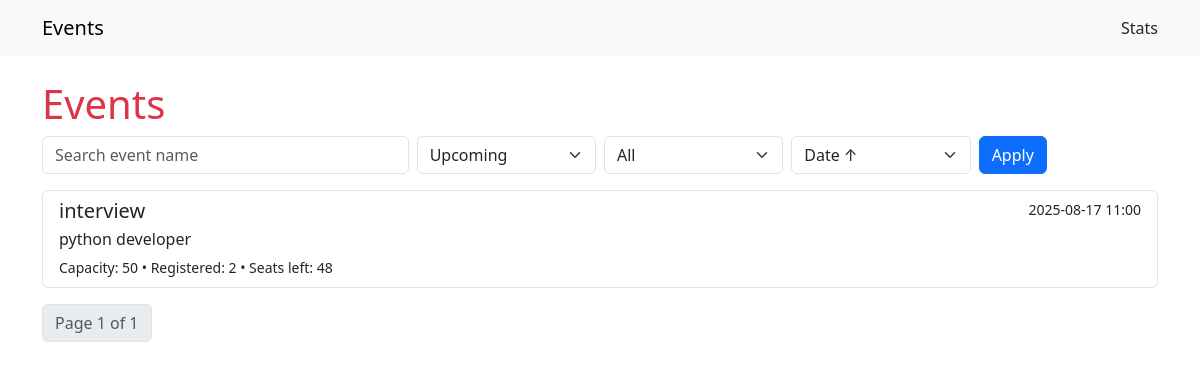
The page / on the database its author committed.
### events/models.py (models this page shows, shortened)
class Event(models.Model):
    name = models.CharField(max_length=200)
    description = models.TextField(blank=True)
    location = models.CharField(max_length=200, blank=True)
    start_time = models.DateTimeField()
    capacity = models.PositiveIntegerField(default=0)
    cancelled = models.BooleanField(default=False)
    created_at = models.DateTimeField(auto_now_add=True)

### events/views.py (the view)
# urls.py: path('', views.event_list, name='list'),
def event_list(request):
    qs = Event.objects.annotate(reg_count=Count('registrations'))
    q = request.GET.get('q', '').strip()
    if q:
        qs = qs.filter(name__icontains=q)
    status = request.GET.get('status', 'upcoming')
    now = timezone.now()
    if status == 'upcoming':
        qs = qs.filter(start_time__gte=now)
    elif status == 'past':
        qs = qs.filter(start_time__lt=now)
    cancelled = request.GET.get('cancelled')
    if cancelled == '1':
        qs = qs.filter(cancelled=True)
    elif cancelled == '0':
        qs = qs.filter(cancelled=False)
    sort = request.GET.get('sort', 'start_time')
    allowed_sorts = ['name', '-name', 'start_time', '-start_time', 'capacity', '-capacity']
    if sort not in allowed_sorts:
        sort = 'start_time'
    qs = qs.order_by(sort)
    paginator = Paginator(qs, 8)
    page = request.GET.get('page')
    events_page = paginator.get_page(page)
    context = {
        'events': events_page,
        'q': q,
        'status': status,
        'cancelled': cancelled,
        'sort': sort,
    }
    return render(request, 'events/event_list.html', context)

### events/models.py (called while the page is built)
    @property
    def registrations_count(self):
        return self.registrations.count()

    @property
    def seats_left(self):
        return max(self.capacity - self.registrations_count, 0)

### events/templates/events/event_list.html (shortened to what this page needs)
{% extends "events/base.html" %}
{% block content %}
<h1 class="text-danger">Events</h1>
<form method="get" class="row g-2 mb-3">
  <div class="col-md-4">
    <input name="q" value="{{ q }}" class="form-control" placeholder="Search event name">
  </div>
  <div class="col-md-2">
    <select name="status" class="form-select">
      <option value="upcoming" {% if status == 'upcoming' %}selected{% endif %}>Upcoming</option>
    </select>
  </div>
  <div class="col-md-2">
    <select name="cancelled" class="form-select">
      <option value="" {% if not cancelled %}selected{% endif %}>All</option>
    </select>
  </div>
  <div class="col-md-2">
    <select name="sort" class="form-select">
      <option value="start_time" {% if sort == 'start_time' %}selected{% endif %}>Date ↑</option>
    </select>
  </div>
  <div class="col-md-2">
    <button class="btn btn-primary">Apply</button>
  </div>
</form>
<div class="list-group">
  {% for event in events %}
    <a class="list-group-item list-group-item-action" href="{% url 'events:detail' event.pk %}">
      <div class="d-flex w-100 justify-content-between">
        <h5 class="mb-1">{{ event.name }}</h5>
        <small>{{ event.start_time|date:"Y-m-d H:i" }}</small>
      </div>
      <p class="mb-1">{{ event.description|truncatechars:120 }}</p>
      <small>Capacity: {{ event.capacity }} • Registered: {{ event.registrations_count }} • Seats left: {{ event.seats_left }} {% if event.cancelled %}• <span class="text-danger">CANCELLED</span>{% endif %}</small>
    </a>
  {% empty %}
    <div class="alert alert-info">No events found.</div>
  {% endfor %}
</div>
<nav aria-label="Page navigation" class="mt-3">
  <ul class="pagination">
    <li class="page-item disabled"><span class="page-link">Page {{ events.number }} of {{ events.paginator.num_pages }}</span></li>
  </ul>
</nav>
{% endblock %}

### rows shown on the page
Event: name "interview", start_time "2025-08-17 11:00", description "python developer", capacity "50", registrations_count "2", seats_left "48"

### other values the page prints
{{ events.number }} "1"
{{ events.paginator.num_pages }} "1"
